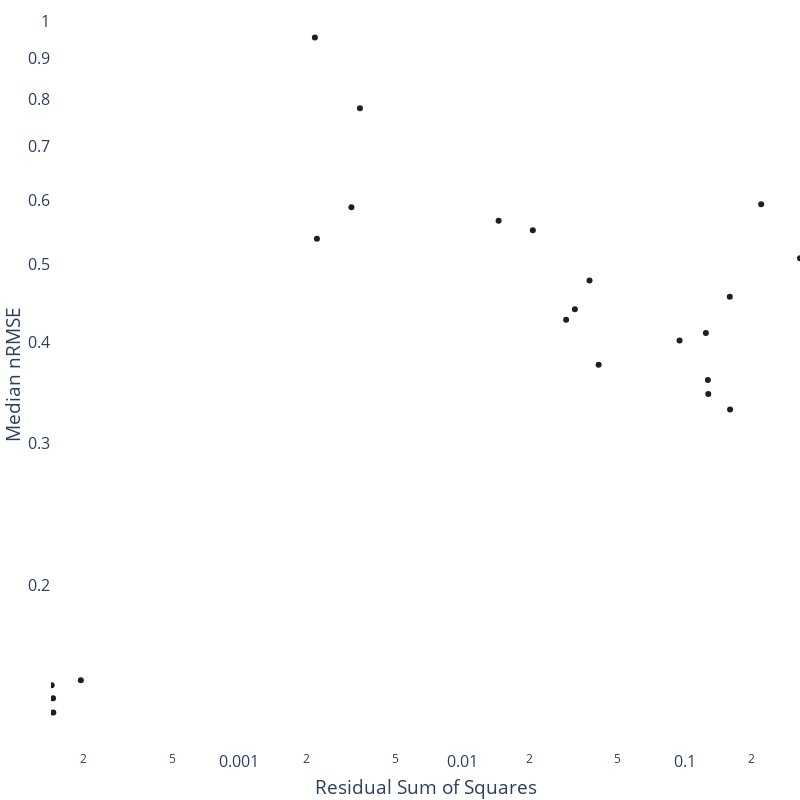
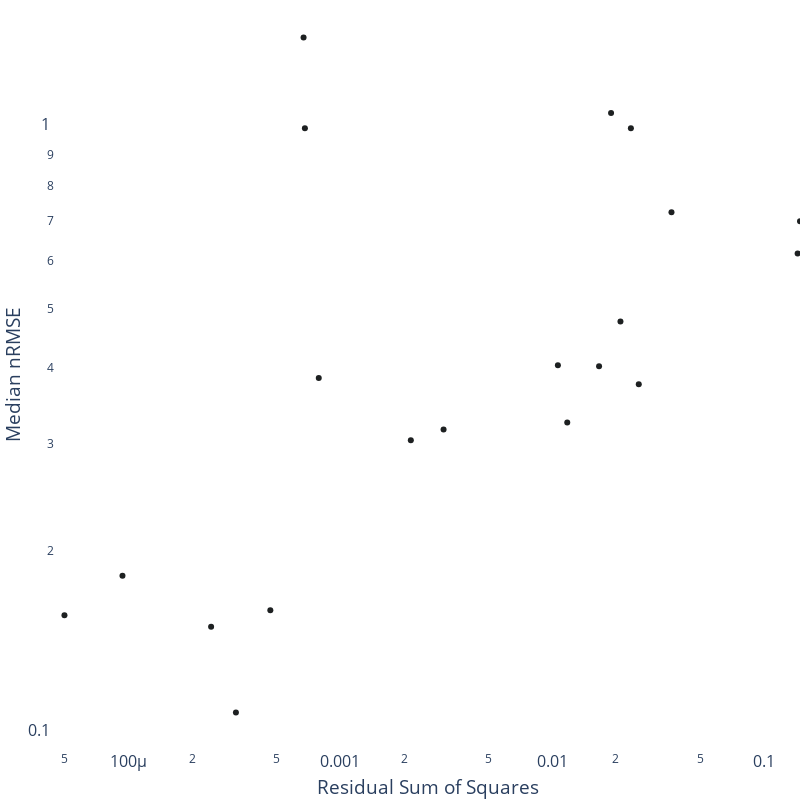

Notebook cell for these charts, in order:
### Code cell
import numpy as np
import plotly.graph_objects as go


FIGURE_LAYOUT = {
    "margin": {"pad": 0, "b": 0, "t": 0, "l": 0, "r": 0},
    "showlegend": False,
    "font": {"size": 16},
    "paper_bgcolor": "rgba(0,0,0,0)",
    "plot_bgcolor": "rgba(0,0,0,0)",
    "colorway": ["#1d2021"],
    "scattermode": "group",
}

def plot_dists(dists, pollutants):
    for pol, sites in dists.items():
        if pol not in pollutants:
            continue
        fig = go.Figure()
        min_x = min([r.mean()-5*r.std() for r in sites.values()])
        max_x = max([r.mean()+5*r.std() for r in sites.values()])
        try:
            x = np.arange(-400, 400, 0.01)
        except ValueError:
            x = np.arange(-400, 400, 0.01)
        for site, model in sites.items():
            y = model.pdf(x)
            fig.add_trace(go.Scatter(x=x, y=y, mode='lines'))
            print(pol, site)
        fig.update_layout(
            **FIGURE_LAYOUT,
            width=800,
            height=800,
            title={
                'text': pol
            }
        )
        #fig.write_image(f'img/{pol} dist.pdf')
        fig.show()


def plot_results(study):
    with Path(f'{study}.pkl').open('rb') as file:
        df = pickle.load(file)
    if study == "Bushy Park":
        df = df[df['Comparison'].isin([
            'NPL AQMesh A vs AirView Reference B', 'NPL AQMesh B vs AirView Reference B',
            'NPL AQMesh A vs AirView Reference A', 'NPL AQMesh B vs AirView Reference A',
            'NPL AQMesh A vs Bushy Park FDMS', 'NPL AQMesh B vs Bushy Park FDMS',
            'NPL AQMesh A vs Bushy Park OPC', 'NPL AQMesh B vs Bushy Park OPC',
        ])]
    df = df[df['Pollutant'].isin(['PM2.5', 'PM10', 'NO2', 'O3'])]
    fig = go.Figure()
    x = df['Residual Sum of Squares']
    y = df['Median Error']
    fig.add_trace(go.Scatter(x=x, y=y, mode='markers'))

    fig.update_layout(
        **FIGURE_LAYOUT,
        width=800,
        height=800
    )
    fig.update_xaxes(type='log', title='Residual Sum of Squares')
    fig.update_yaxes(type='log', title='Median nRMSE')
    # fig.write_image(f'img/{pol} dist.pdf')
    fig.show()

plot_results('Bushy Park')
plot_results('Cranfield')

### Figure 1 — Plotly figure (JSON) as saved in the notebook; plotly's stock layout.template omitted (floating-point values rounded to 4 significant figures)
{"data": [{"mode": "markers", "type": "scatter", "x": [0.2199, 0.159, 0.3285, 0.02076, 0.1242, 0.01458, 0.1594, 0.02929, 0.002182, 0.0001461, 0.1268, 0.04099, 0.003476, 0.0001942, 0.1273, 0.03205, 0.002228, 0.0001457, 0.09458, 0.0373, 0.003183, 0.0001437], "y": [0.5935, 0.4558, 0.5087, 0.5513, 0.4111, 0.5664, 0.3305, 0.4271, 0.9547, 0.1394, 0.3596, 0.3756, 0.7802, 0.1527, 0.3455, 0.44, 0.5377, 0.1451, 0.4024, 0.4776, 0.5884, 0.1506]}], "layout": {"colorway": ["#1d2021"], "font": {"size": 16}, "height": 800, "margin": {"b": 0, "l": 0, "pad": 0, "r": 0, "t": 0}, "paper_bgcolor": "rgba(0, 0, 0, 0)", "plot_bgcolor": "rgba(0, 0, 0, 0)", "scattermode": "group", "showlegend": false, "width": 800, "xaxis": {"autorange": true, "range": [-3.846, -0.4834], "title": {"text": "Residual Sum of Squares"}, "type": "log"}, "yaxis": {"autorange": true, "range": [-0.9023, 0.02631], "title": {"text": "Median nRMSE"}, "type": "log"}}}

### Figure 2 — Plotly figure (JSON) as saved in the notebook; plotly's stock layout.template omitted (floating-point values rounded to 4 significant figures)
{"data": [{"mode": "markers", "type": "scatter", "x": [0.1442, 0.1479, 0.02102, 9.382e-05, 0.01898, 0.0366, 0.003075, 0.000468, 0.0006715, 0.0006813, 0.01179, 0.0002458, 0.01065, 0.02565, 0.000792, 4.995e-05, 0.01666, 0.02354, 0.002154, 0.0003219], "y": [0.6177, 0.6977, 0.477, 0.1817, 1.053, 0.7225, 0.3166, 0.1594, 1.402, 0.9938, 0.3253, 0.1497, 0.404, 0.376, 0.3849, 0.1565, 0.4026, 0.9938, 0.3039, 0.1081]}], "layout": {"colorway": ["#1d2021"], "font": {"size": 16}, "height": 800, "margin": {"b": 0, "l": 0, "pad": 0, "r": 0, "t": 0}, "paper_bgcolor": "rgba(0, 0, 0, 0)", "plot_bgcolor": "rgba(0, 0, 0, 0)", "scattermode": "group", "showlegend": false, "width": 800, "xaxis": {"autorange": true, "range": [-4.346, -0.83], "title": {"text": "Residual Sum of Squares"}, "type": "log"}, "yaxis": {"autorange": true, "range": [-1.028, 0.2087], "title": {"text": "Median nRMSE"}, "type": "log"}}}
